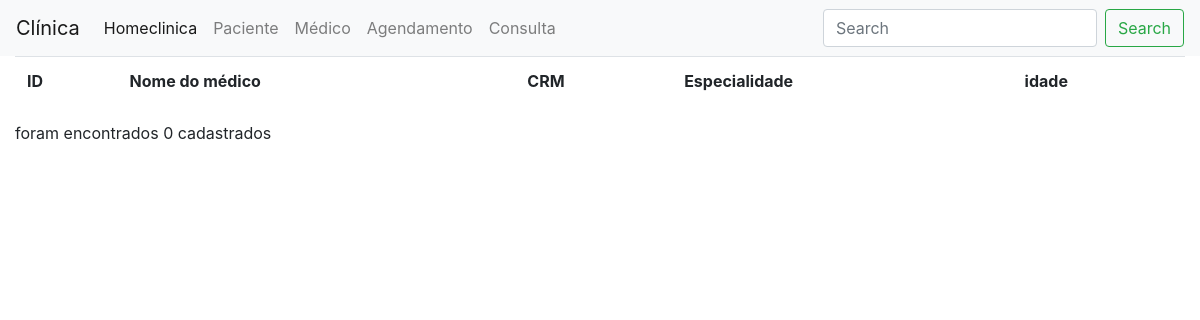
The app's page /atendimento/medico/, older data.
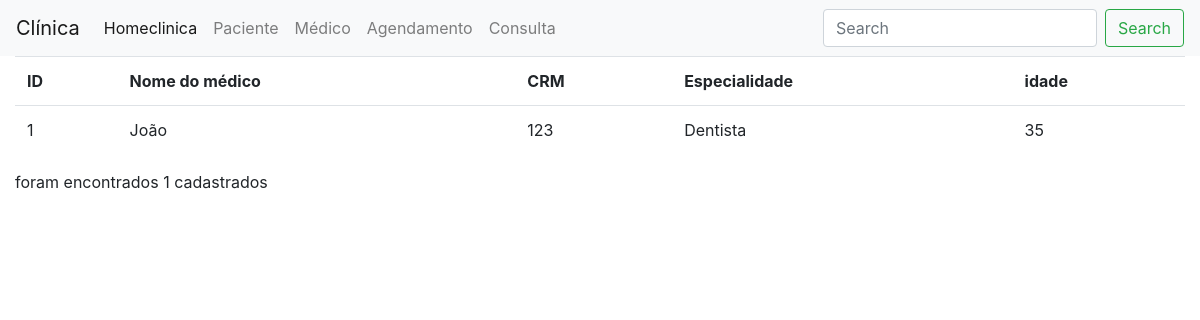
The same page, newer data.
### atendimento/models.py (models this page shows)
class Medico (models.Model):
    nome = models.CharField(max_length=50)
    crm = models.CharField(max_length=11)
    especialidade = models.CharField(max_length=50)
    idade= models.IntegerField()

### atendimento/views.py (the view)
# urls.py: path('medico/', views.medico_list),
def medico_list(request):
    medicos=Medico.objects.all()
    return render(request, 'medico/list.html', {'medicos': medicos})

### atendimento/templates/medico/list.html
     {% extends 'base.html' %}
     {% block conteudo%}
    <table class="table">
        <tr>
            <th>ID</th>
            <th>Nome do médico</th>
            <th>CRM</th>
            <th>Especialidade</th>
            <th>idade</th>
        </tr>
        <tr>
            <body>
            {%for medico in medicos %}
            <td>{{medico.id}}</td>
            <td>{{medico.nome}}</td>
            <td>{{medico.crm}}</td>
            <td>{{medico.especialidade}}</td>
            <td>{{medico.idade}}</td>
        </tr>
        {% endfor %}
       </body>
    </table>
<p>foram encontrados {{medicos | length}} cadastrados</p>
{% endblock %}

Row changes from the older to the newer data that the page shows:
added Medico: id "1", nome "João", crm "123", especialidade "Dentista", idade "35"
Text that changed along with them:
{{ medicos | length }}: "0" → "1"
